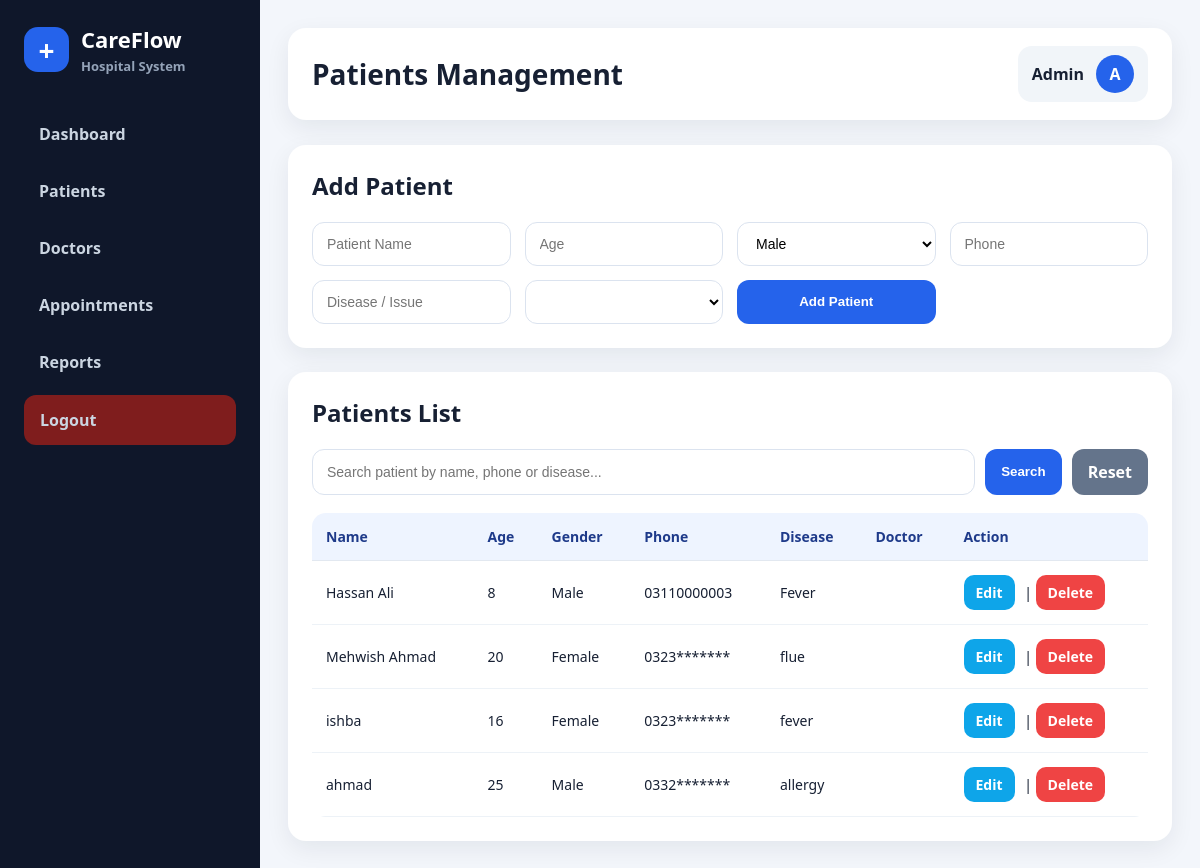
Page /patients on the committed database.
### tables this page shows
CREATE TABLE patients (
        id INTEGER PRIMARY KEY AUTOINCREMENT,
        name TEXT NOT NULL,
        age INTEGER,
        gender TEXT,
        phone TEXT,
        disease TEXT,
        doctor_id INTEGER,
        created_at TEXT DEFAULT CURRENT_TIMESTAMP,
        FOREIGN KEY(doctor_id) REFERENCES doctors(id)
    );

### app.py (the view, shortened to what this page needs)
@app.route('/patients', methods=['GET', 'POST'])
def patients():
    conn = get_db()
    search = request.args.get('search', '')
    if search:
        rows = conn.execute(
            'SELECT * FROM patients WHERE name LIKE ? OR phone LIKE ? OR disease LIKE ?',
            (f'%{search}%', f'%{search}%', f'%{search}%')
        ).fetchall()
    else:
        rows = conn.execute('SELECT * FROM patients').fetchall()
    conn.close()
    return render_template('patients.html', patients=rows, search=search)

### app.py (called while the page is built)
def get_db():
    conn = sqlite3.connect(DB_PATH)
    conn.row_factory = sqlite3.Row
    return conn

### templates/patients.html (shortened to what this page needs)
{% extends 'base.html' %}
{% set title = 'Patients Management' %}
{% block content %}
<div class="panel">
  <h2>Add Patient</h2>
  <form method="POST" class="grid-form">
    <input name="name" placeholder="Patient Name" required>
    <input name="age" type="number" placeholder="Age">
    <select name="gender"><option>Male</option><option>Female</option><option>Other</option></select>
    <input name="phone" placeholder="Phone">
    <input name="disease" placeholder="Disease / Issue">
    <select name="doctor_id">
    </select>
    <button>Add Patient</button>
  </form>
</div>
<div class="panel">
  <h2>Patients List</h2>
  <form method="GET" class="search-box">
  <input type="text" name="search" placeholder="Search patient by name, phone or disease..." value="{{ search }}">
  <button type="submit">Search</button>
  <a class="btn-secondary" href="{{ url_for('patients') }}">Reset</a>
</form>
  <table>
    <tr><th>Name</th><th>Age</th><th>Gender</th><th>Phone</th><th>Disease</th><th>Doctor</th><th>Action</th></tr>
    {% for p in patients %}
    <tr><td>{{ p.name }}</td><td>{{ p.age }}</td><td>{{ p.gender }}</td><td>{{ p.phone }}</td><td>{{ p.disease }}</td><td>{{ p.doctor_name }}</td>
      <td><a class="btn-small" href="{{ url_for('edit_patient', id=p.id) }}">Edit</a> |
        <a class="delete" href="{{ url_for('delete_item', table='patients', item_id=p.id) }}">Delete</a>
      </td>
    </tr>
    {% endfor %}
  </table>
</div>
{% endblock %}

### static/css/style.css (style rules this page uses)
* { box-sizing:border-box }
body { margin:0;font-family:Arial,Helvetica,sans-serif;background:#f4f7fb;color:#0f172a }
.panel { background:#fff;padding:24px;border-radius:18px;box-shadow:0 8px 25px rgba(15,23,42,.08);margin-bottom:22px }
.panel h2 { margin-top:0 }
table { width:100%;border-collapse:collapse;overflow:hidden;border-radius:12px }
th,td { text-align:left;padding:14px;border-bottom:1px solid #e2e8f0 }
th { background:#f8fafc;color:#475569 }
.grid-form { display:grid;grid-template-columns:repeat(3,1fr);gap:14px }
input,select { padding:13px;border:1px solid #cbd5e1;border-radius:10px;font-size:14px }
button { background:#2563eb;color:#fff;border:0;padding:13px 20px;border-radius:10px;font-weight:700;cursor:pointer }
.delete { background:#ef4444;color:#fff;padding:8px 12px;border-radius:8px;text-decoration:none }
* { box-sizing:border-box; }
body { margin:0; font-family:Segoe UI, Arial, sans-serif; background:#f3f6fb; color:#172033; }
.panel { background:#fff; padding:24px; border-radius:18px; box-shadow:0 8px 25px rgba(15,23,42,.07); margin-bottom:24px; }
.panel h2 { margin-top:0; }
.grid-form { display:grid; grid-template-columns:repeat(auto-fit,minmax(190px,1fr)); gap:14px; }
input,select { width:100%; padding:12px 14px; border:1px solid #dbe3ef; border-radius:12px; outline:none; font-size:14px; background:white; }
button,.btn { border:none; background:#2563eb; color:white; padding:12px 16px; border-radius:12px; cursor:pointer; font-weight:700; text-decoration:none; }
table { width:100%; border-collapse:separate; border-spacing:0; overflow:hidden; border-radius:14px; }
th { background:#eef4ff; color:#1e3a8a; text-align:left; padding:14px; font-size:14px; }
td { padding:14px; border-bottom:1px solid #edf2f7; font-size:14px; }
.delete { background:#ef4444; color:white; padding:8px 12px; border-radius:10px; text-decoration:none; font-weight:700; }
.btn-small { background:#0ea5e9; color:white; padding:8px 12px; border-radius:10px; text-decoration:none; font-weight:700; margin-right:6px; }
.btn-secondary { background:#64748b; color:white; padding:12px 16px; border-radius:12px; text-decoration:none; font-weight:700; text-align:center; }
.btn-small { display:inline-block; background:#0ea5e9; color:white !important; padding:8px 12px; border-radius:10px; text-decoration:none; font-weight:700; margin-right:6px; }
.search-box { display:flex; gap:10px; margin-bottom:18px; }
.search-box input { flex:1; }

### rows in the picture
patients: name "Hassan Ali", age "8", gender "Male", phone "03110000003", disease "Fever"
patients: name "Mehwish Ahmad", age "20", gender "Female", phone "0323*******", disease "flue"
patients: name "ishba", age "16", gender "Female", phone "0323*******", disease "fever"
patients: name "ahmad", age "25", gender "Male", phone "0332*******", disease "allergy"

### other values in the picture
{{ title or 'Dashboard' }} "Patients Management"
